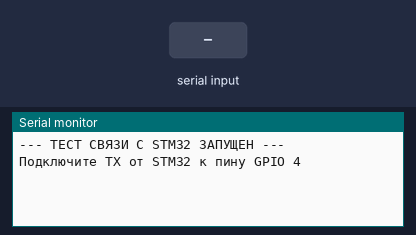
A sketch run on a simulated Arduino Uno, built with avr-gcc and run on an emulated ATmega328P. Parts: the last lines printed to the serial monitor. Inputs (shaded band) come from the test bench.

Above: at 2.2 s.
2.3 s: "{\n" received over the second serial link
At 2.9 s:
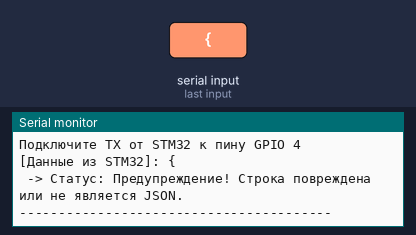
3.8 s: "1\n" received over the second serial link
At 5.2 s:
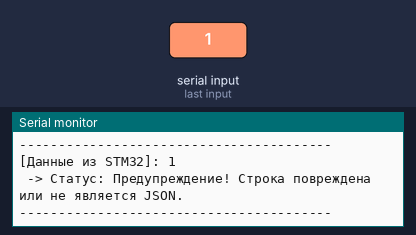

Measured:
- after the input at 2.3 s, the serial monitor: prints a new line at once (image 1)
- after the input at 3.8 s, the serial monitor: prints a new line at once (image 2)

The sketch:

esp.ino
```cpp
#include <SoftwareSerial.h>

// Настройка пинов для связи с STM32:
// Если у вас ESP8266 (NodeMCU / Wemos D1 Mini): Подключите TX от STM32 к пину D1, а RX к D2
// Если у вас ESP32: Подключите TX от STM32 к пину GPIO4, а RX к GPIO5
#if defined(ESP8266)
  const int RX_PIN = 5; // Пин D1 на плате ESP8266
  const int TX_PIN = 4; // Пин D2 на плате ESP8266
#else
  const int RX_PIN = 4; // GPIO4 на ESP32
  const int TX_PIN = 5; // GPIO5 на ESP32
#endif

// Создаем программный порт для общения с STM32
SoftwareSerial stmSerial(RX_PIN, TX_PIN);

void setup() {
  // Порт для вывода логов на компьютер
  Serial.begin(115200);
  delay(1000);
  Serial.println("\n--- ТЕСТ СВЯЗИ С STM32 ЗАПУЩЕН ---");
  Serial.print("Подключите TX от STM32 к пину GPIO ");
  Serial.println(RX_PIN);

  // Порт для приема данных от STM32 (скорость совпадает с MX_USART1_UART_Init)
  stmSerial.begin(115200);
}

void loop() {
  // Проверяем, пришли ли данные от STM32
  if (stmSerial.available()) {
    // Читаем входящую строку до символа переноса строки '\n'
    String data_from_stm = stmSerial.readStringUntil('\n');

    // Удаляем случайные пробелы или символы перевода каретки '\r'
    data_from_stm.trim();

    // Выводим принятое сообщение в Монитор порта компьютера
    Serial.print("[Данные из STM32]: ");
    Serial.println(data_from_stm);

    // Простая проверка формата JSON
    if (data_from_stm.startsWith("{") && data_from_stm.endsWith("}")) {
      Serial.println(" -> Статус: Успешно! Строка является валидным JSON пакетом.");
    } else {
      Serial.println(" -> Статус: Предупреждение! Строка повреждена или не является JSON.");
    }
    Serial.println("----------------------------------------");
  }
}
```
